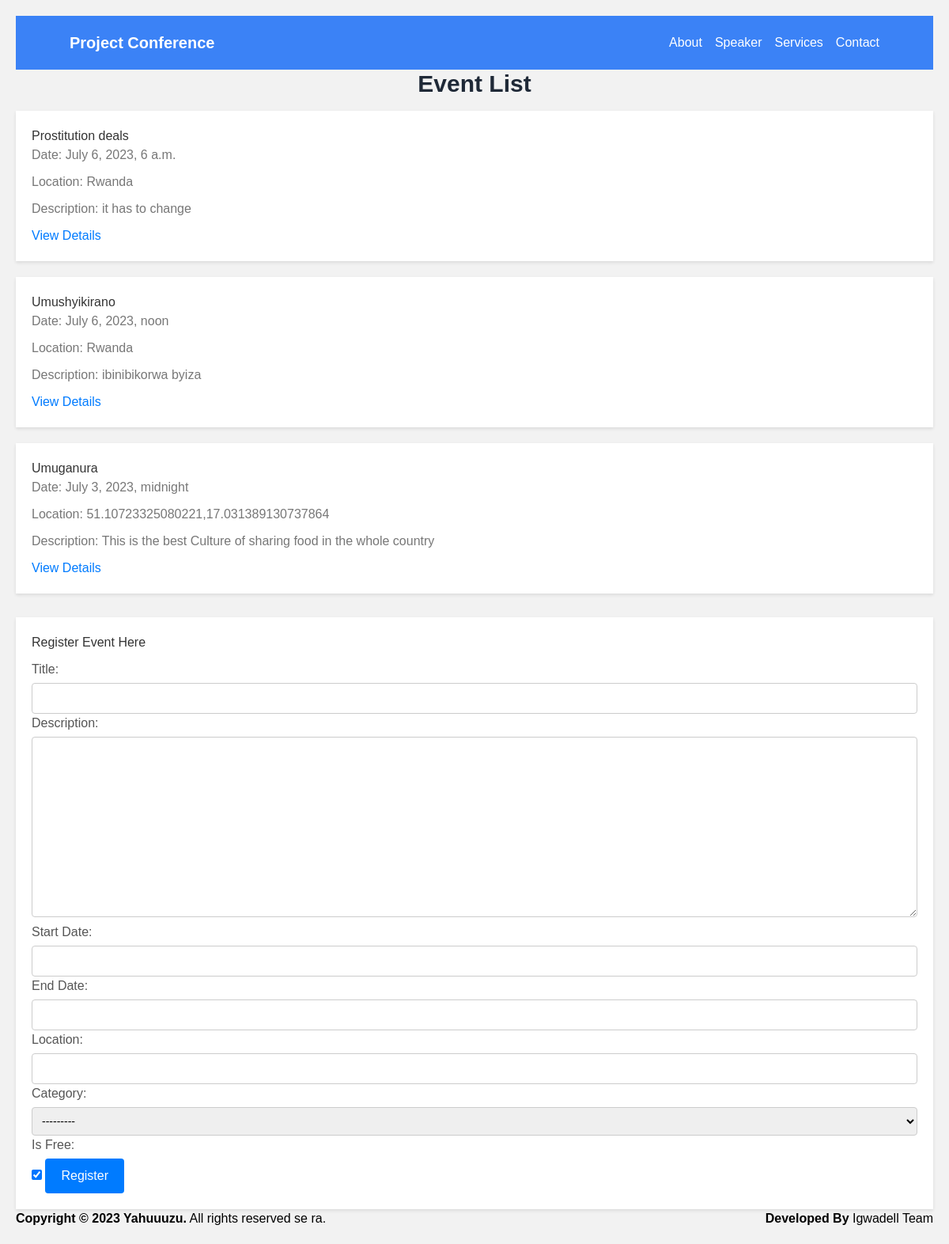
Screenshot of /events/ with the database file from the repository.
### events/models.py (models this page shows, shortened)
class Event(models.Model):
    title = models.CharField(max_length=255)
    description = models.TextField()
    start_date = models.DateTimeField()
    end_date = models.DateTimeField()
    location = models.CharField(max_length=255)
    category = models.ForeignKey(Category, on_delete=models.CASCADE)
    is_free = models.BooleanField(default=True)

### events/views.py (the view)
# urls.py: path('', event_list, name='event_list'),
def event_list(request):
    events = Event.objects.all()
    event_registering = EventForm()
    if request.method == 'POST':
        event_registering = EventForm(request.POST)
        if event_registering.is_valid():
            event_registering.save()
    event_registering = {'form': event_registering}
    return render(request, 'events/event_list.html', {'events': events, 'event_registering': event_registering})

### events/models.py (called while the page is built)
    def __str__(self):
        return self.name

### events/templates/events/event_list.html (shortened to what this page needs)
{% extends 'events/base.html' %}
{% block content %}
  <div class="flex items-center justify-center">
    <h1 class="text-3xl font-semibold text-gray-800 pb-4">Event List</h1>
  </div>
    {% for event in events %}
    <div class="event-item">
        <h2>{{ event.title }}</h2>
        <p>Date: {{ event.start_date }}</p>
        <p>Location: {{ event.location }}</p>
        <p>Description: {{ event.description }}</p>
        <a href="{% url 'event_details' event.title %}" class="details-link">View Details</a>
    </div>
    {% empty %}
    <p>No events found.</p>
    {% endfor %}
    <div class="form-container">
    <h3>Register Event Here</h3>
    <form action="" method="post">
        <label for="id_title">Title:</label>
        {{ event_registering.form.title }}
        <label for="id_description">Description:</label>
        {{ event_registering.form.description }}
        <label for="id_start_date">Start Date:</label>
        {{ event_registering.form.start_date }}
        <label for="id_start_date">End Date:</label>
        {{ event_registering.form.end_date }}
        <label for="id_location">Location:</label>
        {{ event_registering.form.location }}
        <label for="id_category">Category:</label>
        {{ event_registering.form.category }}
        <label for="id_is_free">Is Free:</label>
        {{ event_registering.form.is_free }}
        <input type="submit" value="Register">
        </form>
</div>
{% endblock %}

### events/templates/events/base.html (style rules this page uses)
body { font-family: Arial, sans-serif; background-color: #f2f2f2; margin: 0; padding: 20px; }
h1 { color: #333; margin-top: 0; }
.event-item { background-color: #fff; padding: 20px; margin-bottom: 20px; box-shadow: 0 2px 4px rgba(0, 0, 0, 0.1); }
.event-item h2 { color: #333; margin-top: 0; }
.event-item p { color: #777; margin-bottom: 10px; }
.event-item .details-link { color: #007bff; text-decoration: none; }
.form-container { background-color: #fff; padding: 20px; margin-top: 30px; box-shadow: 0 2px 4px rgba(0, 0, 0, 0.1); }
.form-container h3 { color: #333; margin-top: 0; }
.form-container form { margin-top: 10px; }
.form-container label { display: block; margin-bottom: 5px; color: #555; }
.form-container input[type="text"], .form-container textarea { width: 100%; padding: 8px; border: 1px solid #ccc; border-radius: 4px; box-sizing: border-box; font-size: 14px; }
.form-container select { width: 100%; padding: 8px; border: 1px solid #ccc; border-radius: 4px; box-sizing: border-box; font-size: 14px; }
.form-container input[type="submit"] { background-color: #007bff; color: #fff; border: none; padding: 10px 20px; border-radius: 4px; cursor: pointer; font-size: 16px; }

### rows the page displays
Event: title "Prostitution deals", start_date "July 6, 2023, 6 a.m.", location "Rwanda", description "it has to change"
Event: title "Umushyikirano", start_date "July 6, 2023, noon", location "Rwanda", description "ibinibikorwa byiza"
Event: title "Umuganura", start_date "July 3, 2023, midnight", location "51.10723325080221,17.031389130737864", description "This is the best Culture of sharing food in the whole country"
